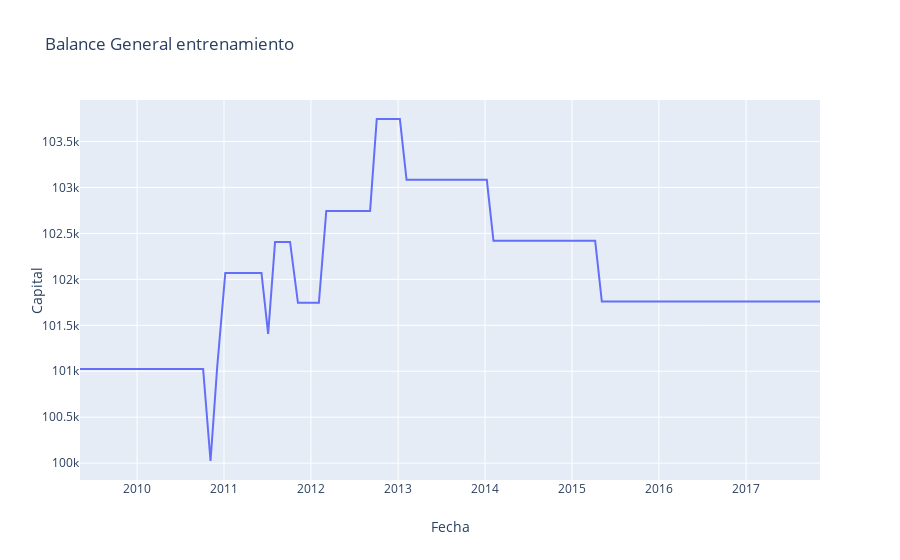

Notebook code for this chart:
### Code cell
fig=go.Figure()
fig.add_trace(go.Scatter(x=df_backtestentrenamiento["timestamp"], y=df_backtestentrenamiento["balance final"]))
fig.update_layout(title='Balance General entrenamiento',
                   xaxis_title='Fecha',
                   yaxis_title='Capital')
